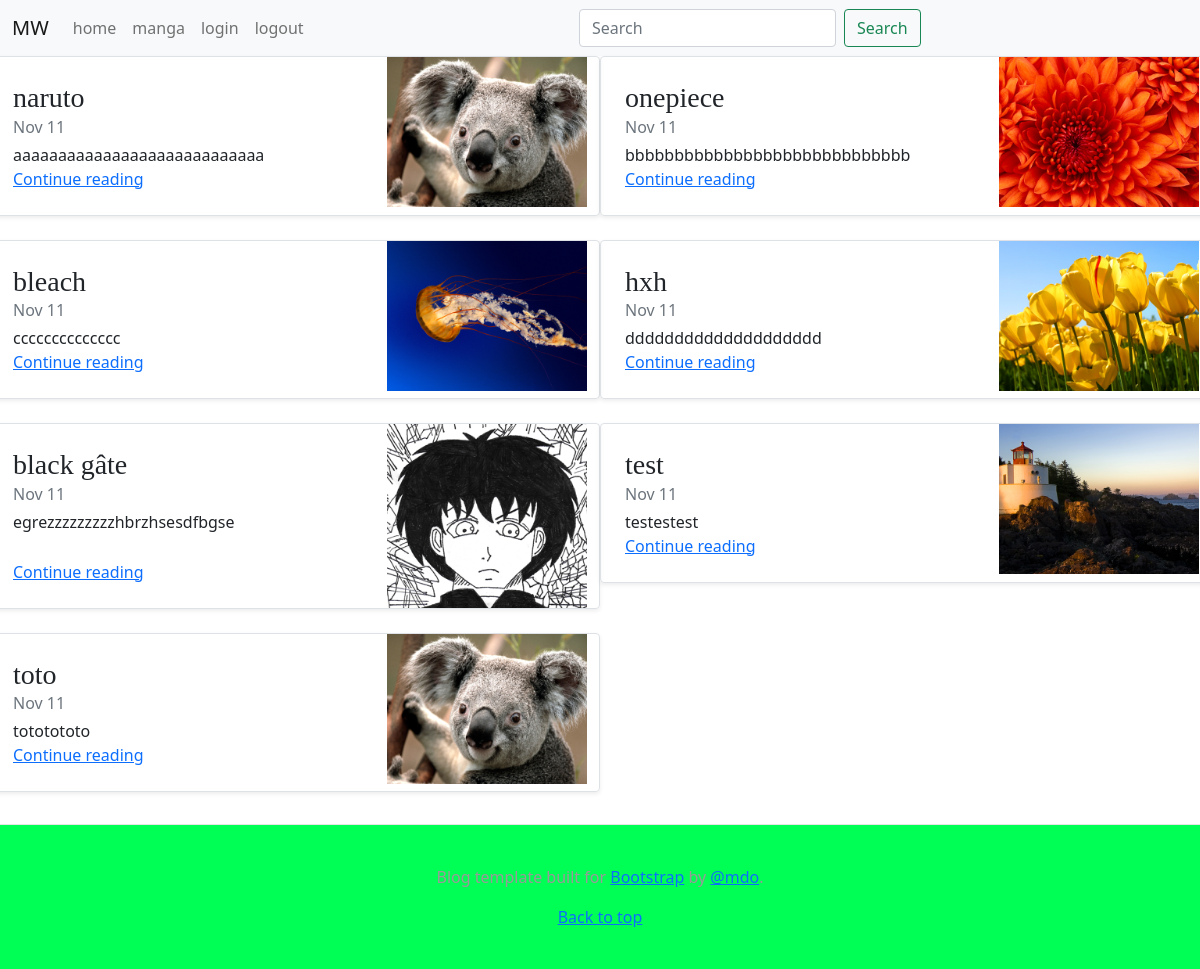
The app's page /, older data.
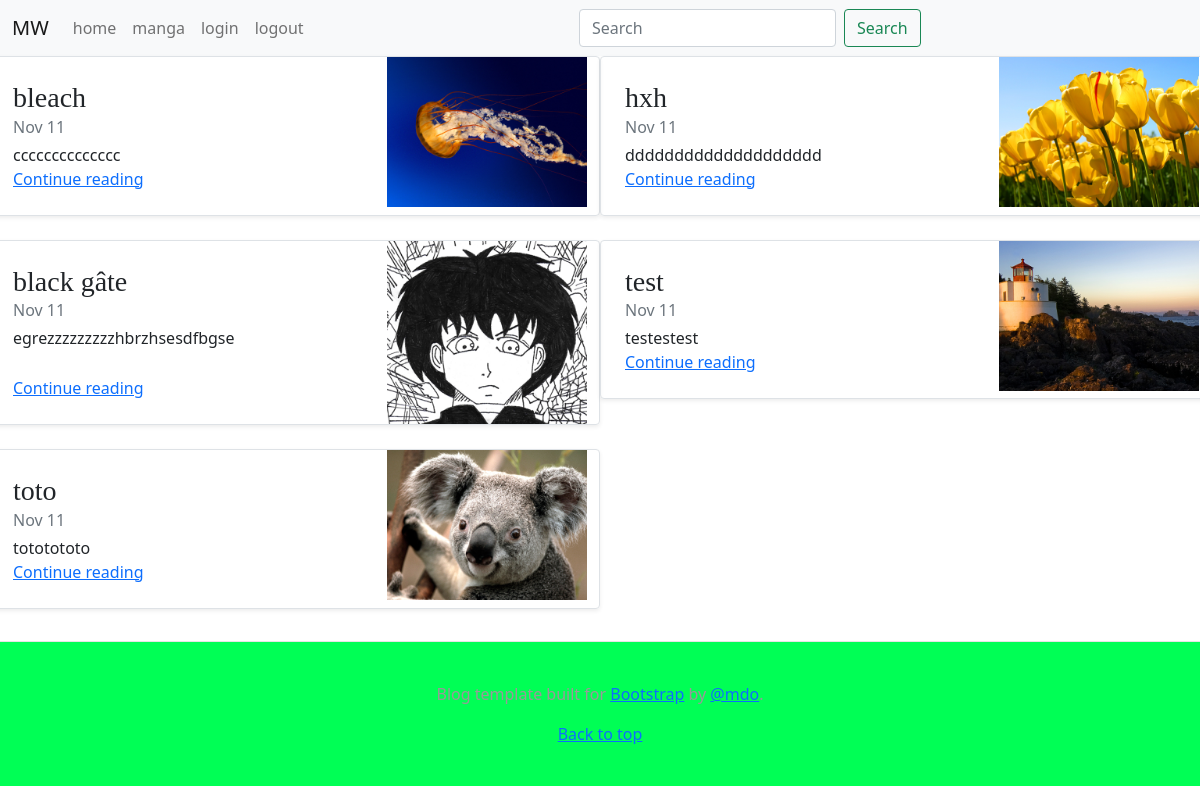
The same page, newer data.
### manga/models.py (models this page shows, shortened)
class Manga(models.Model):
    name = models.CharField(max_length=255, default='')
    description = models.TextField(default='')
    slug = models.SlugField(blank=True, default='')
    image = models.ImageField(default='', blank=True, upload_to='images')
    user = models.ForeignKey(User, null=True, on_delete=models.CASCADE) #un chapitre appartient à un seul manga

### manga/views.py (the view)
# urls.py: path('',views.manga,name='pagemanga'),
def manga(request):
    mangaliste = Manga.objects.all() #récupère tous la liste des mangas
    return render(request, 'manga/manga.html', {'mangahtml': mangaliste }) #crée la page de la liste des mangas

### templates/manga/manga.html
{% extends 'base/base.html' %}
{% block content %}
<div class="row mb-2">
{% for manga in mangahtml %}
      <div class="col-md-6">
        <div class="row no-gutters border rounded overflow-hidden flex-md-row mb-4 shadow-sm h-md-150 position-relative">
          <div class="col p-4 d-flex flex-column position-static">
            <h3 class="mb-0">{{ manga.name }}</h3>
            <div class="mb-1 text-muted">Nov 11</div>
            <p class="mb-auto">{{ manga.description|slice:":100" }}</p>
            <a href="{% url 'pagedetailmanga'  manga.slug %}" target="_self" class="stretched-link">Continue reading</a>
          </div>
          <div class="col-auto d-none d-lg-block">
            <img class= "img-fluid max-width:100% height:auto" width="200" height="150" src="{{ manga.image.url }}" >
          </div>
        </div>
      </div>
{% endfor %}
   </div>
{% endblock %}

Row changes from the older to the newer data that the page shows:
removed Manga: name "naruto", description "aaaaaaaaaaaaaaaaaaaaaaaaaaaa", image (picture)
removed Manga: name "onepiece", description "bbbbbbbbbbbbbbbbbbbbbbbbbbbbb", image (picture)
